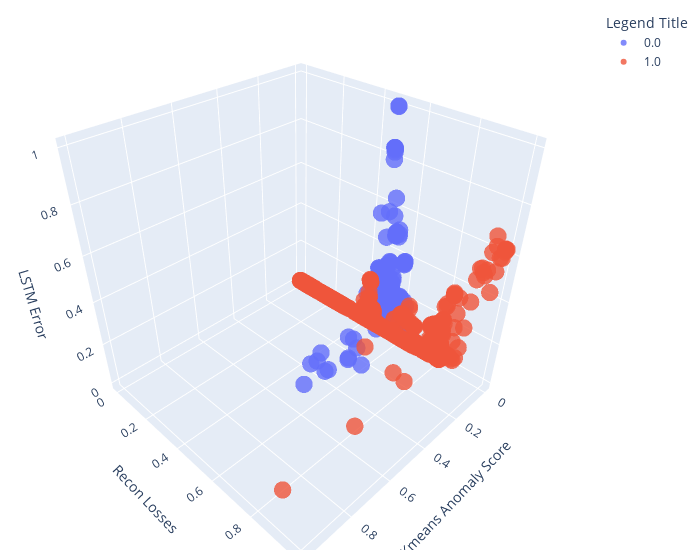

This figure's notebook cell:
### Code cell
import plotly.graph_objects as go

# Example data
x = final_df['anomaly_score']
y = final_df['recon_losses']
z = final_df['lstm_error']
color = final_df['actual_anomaly']  # Assuming this is categorical

# Define your mapping
legend_mapping = {0.0: 'Normal', 1.0: 'Anomaly'}

# Create a 3D scatter plot with separate traces for each category in 'color'
fig = go.Figure()
for category in color.unique():
    fig.add_trace(go.Scatter3d(
        x=x[color == category],
        y=y[color == category],
        z=z[color == category],
        mode='markers',
        name=legend_mapping.get(category, str(category)),  # Use the mapping for the trace name
        marker=dict(
            size=6,
            color=category,
            colorscale='Viridis',
            opacity=0.8
        )
    ))

# Set the title and labels
fig.update_layout(scene=dict(
                    xaxis_title='Kmeans Anomaly Score',
                    yaxis_title='Recon Losses',
                    zaxis_title='LSTM Error'),
                  width=700,
                  margin=dict(r=20, b=10, l=10, t=10),
                  legend_title="Legend Title")

# Display the plot
fig.show()

### Figure 1 — Plotly figure (JSON) as saved in the notebook; plotly's stock layout.template omitted (floating-point values rounded to 4 significant figures; data arrays with more than 128 entries replaced by an {"elided": "..."} marker saying what was removed)
{"data": [{"marker": {"color": 0, "colorscale": [[0, "#440154"], [0.1111, "#482878"], [0.2222, "#3e4989"], [0.3333, "#31688e"], [0.4444, "#26828e"], [0.5556, "#1f9e89"], [0.6667, "#35b779"], [0.7778, "#6ece58"], [0.8889, "#b5de2b"], [1, "#fde725"]], "opacity": 0.8, "size": 6}, "mode": "markers", "name": "0.0", "type": "scatter3d", "x": {"elided": "5250 float values"}, "y": {"elided": "5250 float values"}, "z": {"elided": "5250 float values"}}, {"marker": {"color": 1, "colorscale": [[0, "#440154"], [0.1111, "#482878"], [0.2222, "#3e4989"], [0.3333, "#31688e"], [0.4444, "#26828e"], [0.5556, "#1f9e89"], [0.6667, "#35b779"], [0.7778, "#6ece58"], [0.8889, "#b5de2b"], [1, "#fde725"]], "opacity": 0.8, "size": 6}, "mode": "markers", "name": "1.0", "type": "scatter3d", "x": {"elided": "3259 float values"}, "y": {"elided": "3259 float values"}, "z": {"elided": "3259 float values"}}], "layout": {"legend": {"title": {"text": "Legend Title"}}, "margin": {"b": 10, "l": 10, "r": 20, "t": 10}, "scene": {"xaxis": {"title": {"text": "Kmeans Anomaly Score"}}, "yaxis": {"title": {"text": "Recon Losses"}}, "zaxis": {"title": {"text": "LSTM Error"}}}, "width": 700}}
